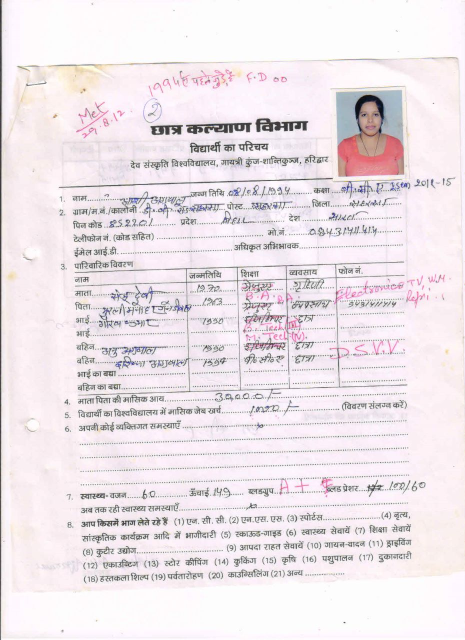
#> input picture media/192bd21b-9e2d-46f2-91df-f6f4a3284268.jpg, 930 x 1280 px (shown at 1/2 size)
$ python -i image_preprocessing.py   (imports and definitions only)
#> lines starting #> are read from the running program, lines starting #| are printed output that depends on the picture; after the words box and inside, x2 and y2 are one past the last pixel; in counts of white or black regions, pixels touching at a corner belong together
#> further down, picture is the input picture: shape (1280, 930, 3); mean B, G, R 233.4, 228.8, 237.4
import cv2
import numpy as np
# [4 lines left out: function show_image, not called in this run]

def crop_image_automatically(frame):
    image = cv2.cvtColor(frame, cv2.COLOR_BGR2GRAY)
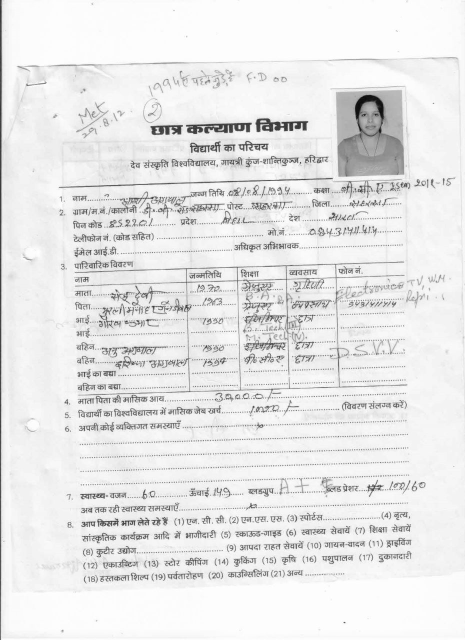
#> image: shape (1280, 930) (shown at 1/2 size); min 5, max 255, mean 231.9
    most_frequent_number=np.average(np.bincount(image.ravel()).argsort()[-10:]).astype(int)
#> most_frequent_number = 244
    element=cv2.getStructuringElement(cv2.MORPH_RECT,(10,1))
    _,thresh=cv2.threshold(image,most_frequent_number,most_frequent_number,cv2.THRESH_BINARY_INV)
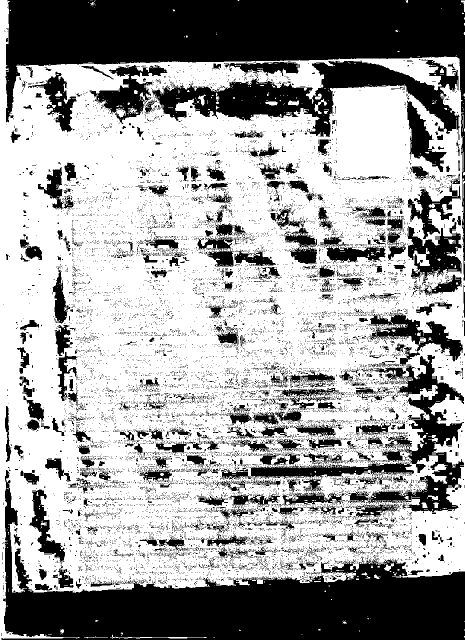
#> thresh: shape (1280, 930) (shown at 1/2 size); values 0 (black) and 244 (white), 62.5% white; 14067 black regions (13590 under 20 px), largest, box (x1, y1, x2, y2) and area: (11, 0, 930, 561) 115910, (3, 940, 930, 1280) 110296, (304, 119, 919, 280) 32838
    mask=np.full(np.subtract(thresh.shape,40).astype(tuple),255,np.uint8)
    mask = np.pad(mask, pad_width=20, mode='constant', constant_values=0)
    image=cv2.bitwise_and(mask, thresh)
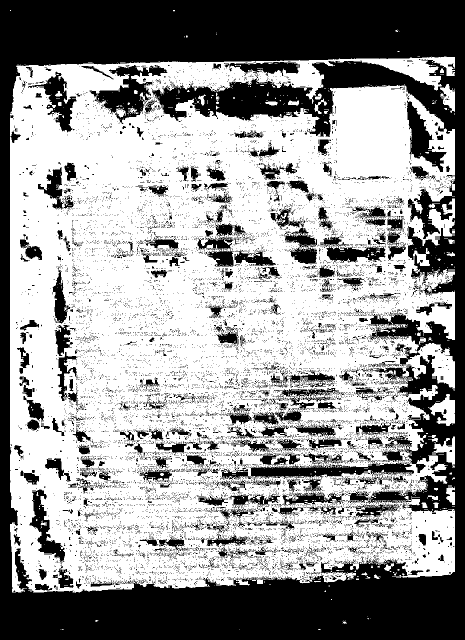
#> image: shape (1280, 930) (shown at 1/2 size); values 0 (black) and 244 (white), 59.5% white; 13970 black regions (13517 under 20 px), largest, box (x1, y1, x2, y2) and area: (0, 0, 930, 1280) 333603, (179, 130, 334, 248) 6395, (499, 920, 828, 984) 6255
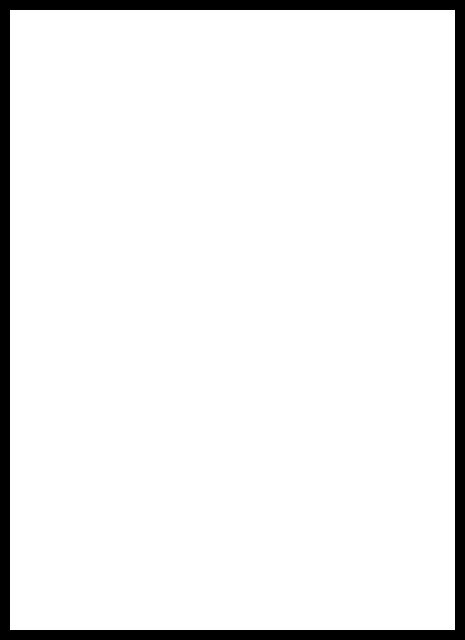
#> mask: shape (1280, 930) (shown at 1/2 size); 92.7% white; 1 black region, box (x1, y1, x2, y2) and area: (0, 0, 930, 1280) 86800
    image=cv2.dilate(image,element)
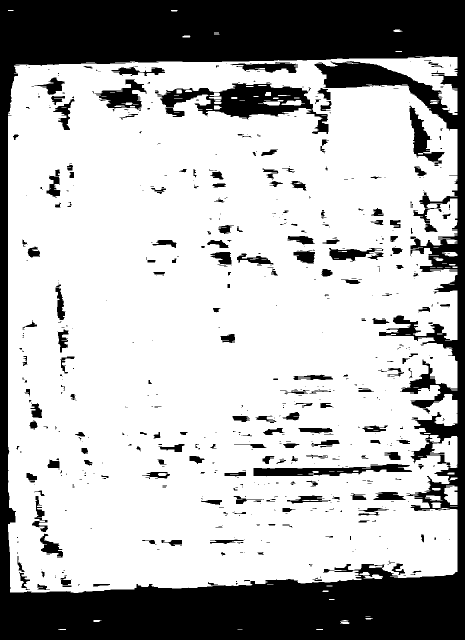
#> image: shape (1280, 930) (shown at 1/2 size); values 0 (black) and 244 (white), 71.2% white; 705 black regions (497 under 20 px), largest, box (x1, y1, x2, y2) and area: (0, 0, 930, 1280) 280979, (314, 166, 657, 268) 12312, (507, 928, 824, 953) 4110
    x,y,w,h=cv2.boundingRect(max(cv2.findContours(image,cv2.RETR_TREE,cv2.CHAIN_APPROX_SIMPLE)[0],key=cv2.contourArea))
#> x = 16; y = 113; w = 899; h = 1073
    cv2.rectangle(frame,(x,y),(x+w,y+h),(255,255,0),5)
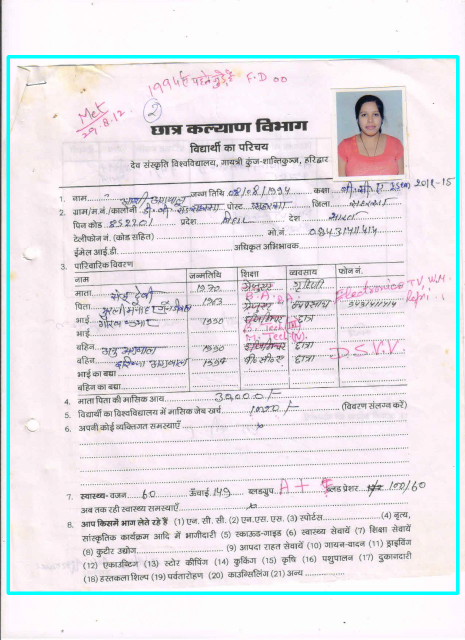
#> frame: shape (1280, 930, 3) (shown at 1/2 size); 2.32% of pixels changed, all inside (x1, y1, x2, y2) = (13, 110, 919, 1190)

    return frame[y:y+h,x:x+w]
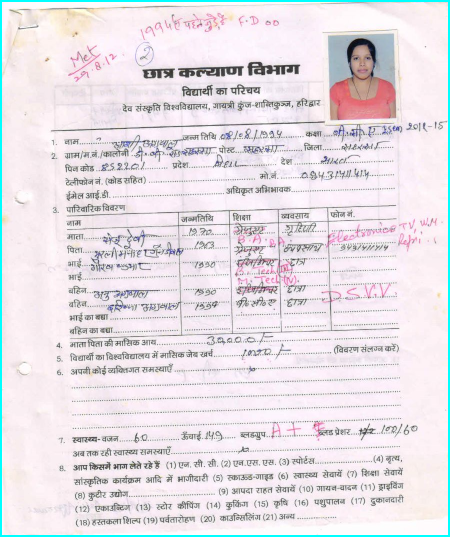
#> returned value: shape (1073, 899, 3) (shown at 1/2 size); mean of channels 0, 1, 2 230.2, 224.8, 231; drawn as B, G, R

# [61 lines left out: functions rotate_image, auto_rotate_image, not called in this run]

>>> import cv2
>>> picture = cv2.imread('../media/192bd21b-9e2d-46f2-91df-f6f4a3284268.jpg')
>>> result = crop_image_automatically(picture)
